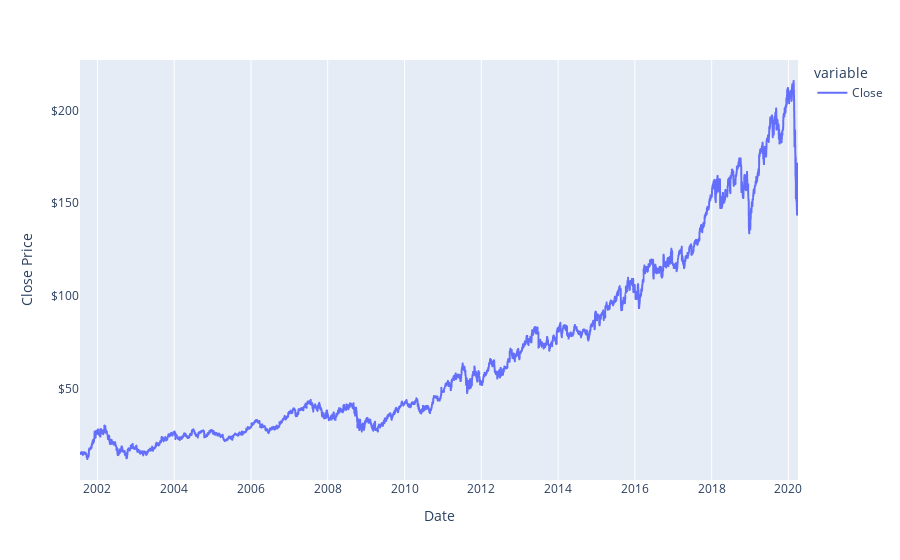

The cell this chart's notebook holds for it:
### Code cell
fig_close = px.line(data_frame=df, x='Date', y=['Close'])

fig_close.update_yaxes( # the y-axis is in dollars
    tickprefix="$", showgrid=False, title='Close Price')
fig_close.update_xaxes(
    title = 'Date')

fig_close.show()

### Figure 1 — Plotly figure (JSON) as saved in the notebook; plotly's stock layout.template omitted (floating-point values rounded to 4 significant figures; data arrays with more than 128 entries replaced by an {"elided": "..."} marker saying what was removed)
{"data": [{"hovertemplate": "variable=Close<br>Date=%{x}<br>value=%{y}<extra></extra>", "legendgroup": "Close", "line": {"color": "#636efa", "dash": "solid"}, "mode": "lines", "name": "Close", "showlegend": true, "type": "scattergl", "x": {"elided": "4705 str values"}, "xaxis": "x", "y": {"elided": "4705 float values"}, "yaxis": "y"}], "layout": {"legend": {"title": {"text": "variable"}, "tracegroupgap": 0}, "margin": {"t": 60}, "xaxis": {"anchor": "y", "domain": [0, 1], "title": {"text": "Date"}}, "yaxis": {"anchor": "x", "domain": [0, 1], "showgrid": false, "tickprefix": "$", "title": {"text": "Close Price"}}}}
